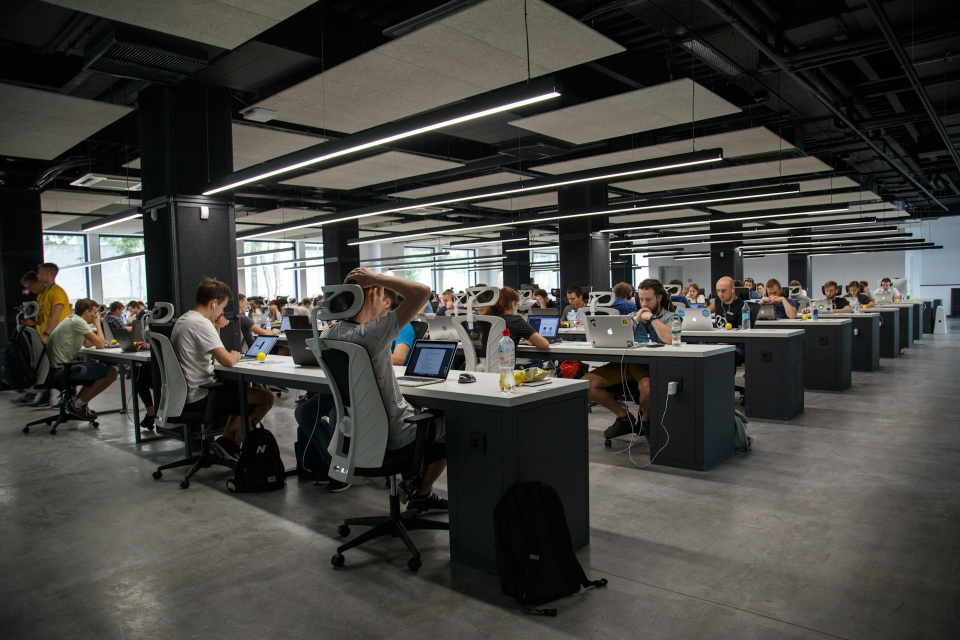
#> input picture scripts/.photo_cache_quest/quest_0.jpg, 1920 x 1280 px, found by its file name (shown at 1/2 size); its folder holds only this picture in this run
$ python generate_quest_video.py
#> lines starting #> are read from the running program, lines starting #| are printed output that depends on the picture
import os
import urllib.request
import numpy as np
from PIL import Image, ImageDraw, ImageFont, ImageOps
import imageio

def generate_quest_video():
    width, height = 1920, 1080
    fps = 30
    seconds_per_slide = 4
    transition_seconds = 1

    frames_per_slide = fps * seconds_per_slide
    frames_transition = fps * transition_seconds

    os.makedirs("public/media", exist_ok=True)
    os.makedirs("dist/media", exist_ok=True)
    cache_dir = "scripts/.photo_cache_quest"
    os.makedirs(cache_dir, exist_ok=True)

    try:
        font_main = ImageFont.truetype("C:/Windows/Fonts/bahnschrift.ttf", 100)
        font_sub = ImageFont.truetype("C:/Windows/Fonts/bahnschrift.ttf", 45)
        font_div = ImageFont.truetype("C:/Windows/Fonts/arialbd.ttf", 26)
    except Exception:
        font_main = font_sub = font_div = ImageFont.load_default()

    json_path = "public/assets/data/quest_events.json"
    if not os.path.exists(json_path):
        json_path = "dist/assets/data/quest_events.json"

    if os.path.exists(json_path):
        import json
        with open(json_path, 'r', encoding='utf-8') as f:
            quest_data = json.load(f)
    else:
        quest_data = [
            {"title": "CODING COMPETITIONS", "desc": "Pushing limits in 24-hour hackathons and algorithmic challenges.", "photo": "https://images.unsplash.com/photo-1504384308090-c894fdcc538d?w=1920&auto=format&fit=crop&q=80", "color": [255, 30, 86]},
            {"title": "TECHNICAL WORKSHOPS", "desc": "Hands-on experience with emerging technologies.", "photo": "https://images.unsplash.com/photo-1517245386807-bb43f82c33c4?w=1920&auto=format&fit=crop&q=80", "color": [0, 255, 170]},
            {"title": "INNOVATION CHALLENGES", "desc": "Building real-world solutions for tomorrow's problems.", "photo": "https://images.unsplash.com/photo-1550751827-4bd374c3f58b?w=1920&auto=format&fit=crop&q=80", "color": [0, 150, 255]}
        ]

    colors_palette = [(255, 30, 86), (0, 255, 170), (0, 150, 255), (255, 200, 0)]
    for idx, item in enumerate(quest_data):
        if "color" not in item or not item["color"]:
            item["color"] = colors_palette[idx % len(colors_palette)]
        elif isinstance(item["color"], list):
            item["color"] = tuple(item["color"])

    print(f"Generating {len(quest_data)} Innovator Quest slides...")
    slides_np = []

    for i, item in enumerate(quest_data):
        base = Image.new('RGB', (width, height), (15, 10, 18))
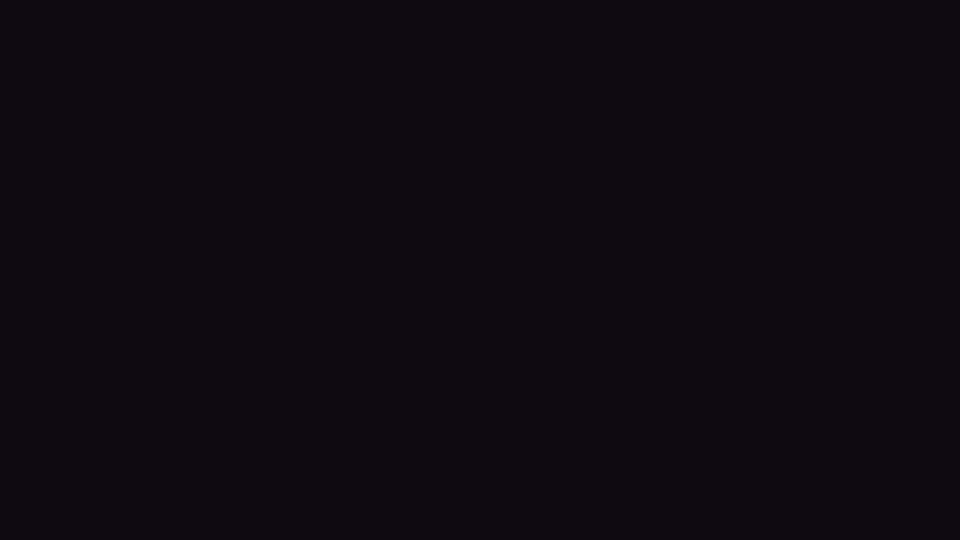
#> base: PIL image 1920x1080 RGB (shown at 1/2 size); mean R, G, B 15, 10, 18
        draw = ImageDraw.Draw(base)

        photo_img = None
        photo_path = item.get("photo") or item.get("url", "")
        try:
            if photo_path.startswith("http://") or photo_path.startswith("https://"):
                cache_file = os.path.join(cache_dir, f"quest_{i}.jpg")
                if not os.path.exists(cache_file):
                    req = urllib.request.Request(photo_path, headers={'User-Agent': 'Mozilla/5.0'})
                    with urllib.request.urlopen(req, timeout=4) as resp, open(cache_file, 'wb') as out:
                        out.write(resp.read())
                if os.path.exists(cache_file):
                    photo_img = Image.open(cache_file).convert('RGB')
#> photo_img is the input picture: PIL image 1920x1280 RGB; mean R, G, B 68.2, 67.5, 63.6
            else:
                target = None
                for candidate in [photo_path, os.path.join("public", photo_path), os.path.join("dist", photo_path)]:
                    if os.path.exists(candidate):
                        target = candidate
                        break
                if target:
                    photo_img = Image.open(target).convert('RGB')
        except Exception:
            pass

        if photo_img:
            # Zoomed in crop for high energy
            photo_img = ImageOps.fit(photo_img, (width, height), Image.Resampling.LANCZOS)
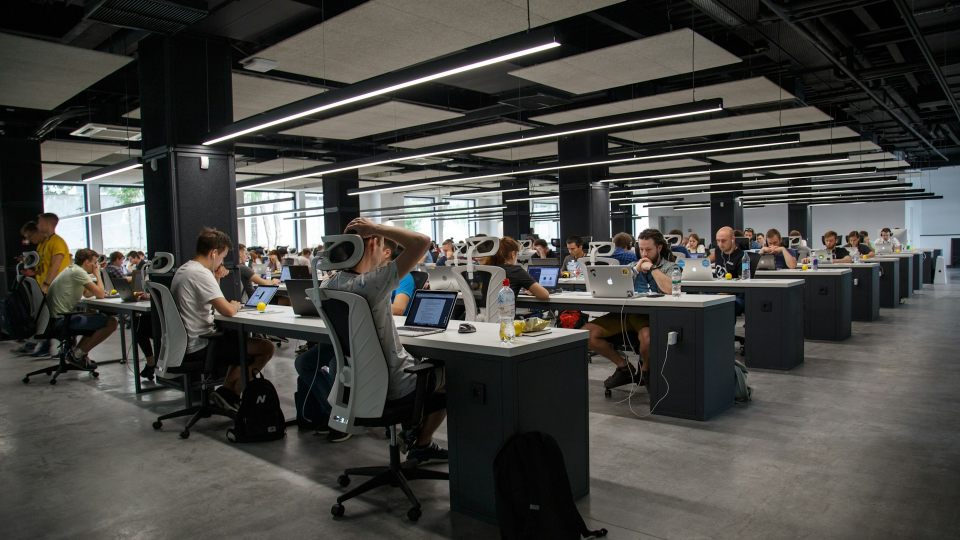
#> photo_img: PIL image 1920x1080 RGB (shown at 1/2 size); mean R, G, B 70.6, 69.9, 66.1

            # Simple dark overlay for text readability (no heavy color tint)
            overlay = Image.new('RGBA', (width, height), (0, 0, 0, 100))

            base.paste(photo_img, (0, 0))
            base.paste(overlay, (0, 0), overlay)
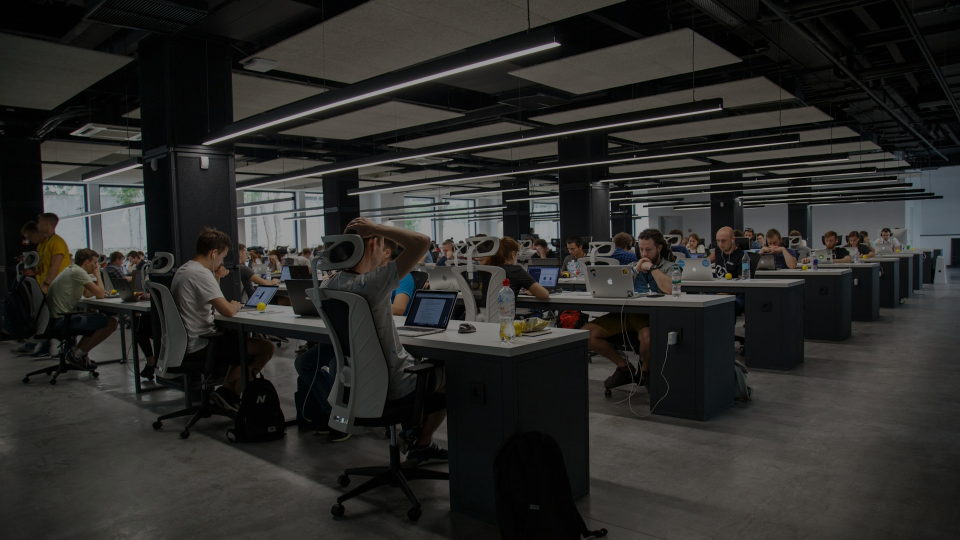
#> base: PIL image 1920x1080 RGB (shown at 1/2 size); mean R, G, B 42.9, 42.5, 40.2
        else:
            for x in range(0, width, 60):
                draw.line([(x, 0), (x, height)], fill=(25, 20, 30), width=1)
            for y in range(0, height, 60):
                draw.line([(0, y), (width, y)], fill=(25, 20, 30), width=1)


        # Content Box
        bx = 120
        by = height - 300

        # Title
        title_text = item.get("title", "EVENT")
        draw.text((bx, by), title_text, fill=(255, 255, 255), font=font_main)

        # Subtitle
        sub_text = item.get("desc", "Experience the thrill of technology.")
        import textwrap
        wrapped_sub = textwrap.wrap(sub_text, width=65)
        for line_i, line in enumerate(wrapped_sub):
            draw.text((bx + 5, by + 120 + line_i * 50), line, fill=(200, 210, 220), font=font_sub)

        # Header Indicator
        draw.text((120, 90), "INNOVATOR QUEST", fill=(255, 255, 255), font=font_div)
        draw.text((width - 300, 90), f"PHASE // {i+1:02d}", fill=item["color"], font=font_div)

        slides_np.append(np.array(base))
        if i == 0:
            base.save("public/media/quest-slideshow-thumbnail.jpg", "JPEG", quality=95)
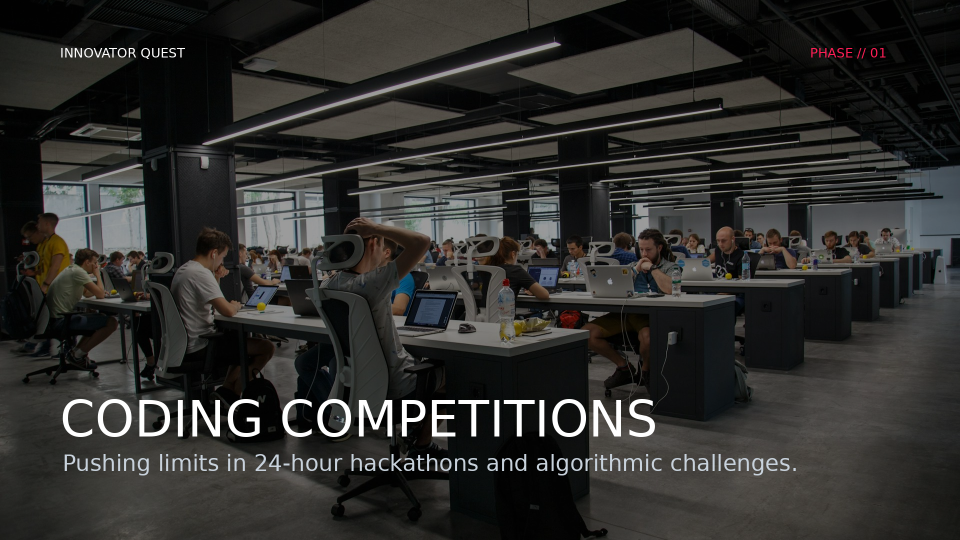
#> saved as quest-slideshow-thumbnail.jpg: PIL image 1920x1080 RGB (shown at 1/2 size); mean R, G, B 47.1, 46.7, 44.5
            base.save("dist/media/quest-slideshow-thumbnail.jpg", "JPEG", quality=95)

    import time
    ts = int(time.time())
    out_tmp = f"public/media/tmp_quest_{ts}.mp4"
    out_public = f"public/media/quest-slideshow-{ts}.mp4"
    out_dist = f"dist/media/quest-slideshow-{ts}.mp4"

    print("Writing H.264 frames to MP4 video using imageio-ffmpeg...")
    try:
        writer = imageio.get_writer(out_tmp, fps=fps, codec='libx264', quality=8, pixelformat='yuv420p', macro_block_size=None)
        for slide_idx in range(len(quest_data)):
            curr_slide = slides_np[slide_idx]
            next_slide = slides_np[(slide_idx + 1) % len(quest_data)]
            for _ in range(frames_per_slide - frames_transition):
                writer.append_data(curr_slide)
            for f in range(frames_transition):
                alpha = (f + 1) / frames_transition
                blended = (curr_slide.astype(np.float32) * (1.0 - alpha) + next_slide.astype(np.float32) * alpha).astype(np.uint8)
                writer.append_data(blended)
        writer.close()

        print("Raw MP4 written. Moving to public and dist...")
        if os.path.exists(out_tmp):
            try:
                import imageio_ffmpeg
                ffmpeg_exe = imageio_ffmpeg.get_ffmpeg_exe()
                ret = os.system(f'"{ffmpeg_exe}" -y -i "{out_tmp}" -c copy -movflags +faststart "{out_public}" >nul 2>&1')
                if ret != 0:
                    import shutil
                    shutil.copy2(out_tmp, out_public)
            except Exception:
                import shutil
                shutil.copy2(out_tmp, out_public)
            if os.path.exists(out_tmp):
                try: os.remove(out_tmp)
                except: pass

        import shutil
        if os.path.exists(out_public):
            shutil.copy2(out_public, out_dist)

        # Cleanup old videos to keep only the latest one
        prefix = "-".join(os.path.basename(out_public).split("-")[:-1])
        import glob
        for old_vid in glob.glob(f"public/media/{prefix}-*.mp4"):
            if old_vid != out_public:
                try: os.remove(old_vid)
                except: pass
        for old_vid in glob.glob(f"dist/media/{prefix}-*.mp4"):
            if old_vid != out_dist:
                try: os.remove(old_vid)
                except: pass
            print("Video generated successfully:", out_public)

            import json
            for fpath in ['public/assets/data/cms_projects.json', 'dist/assets/data/cms_projects.json']:
                if os.path.exists(fpath):
                    with open(fpath, 'r', encoding='utf-8') as f:
                        pdata = json.load(f)
                    fl = next((p for p in pdata if p.get('slug') == 'innovator-quest'), None)
                    if fl and 'video' in fl:
                        fl['video']['url'] = f'/media/quest-slideshow-{ts}.mp4?v={ts}'
                        fl['video']['thumbnail'] = f'/media/quest-slideshow-thumbnail.jpg?v={ts}'
                        fl['image'] = f'/media/quest-slideshow-thumbnail.jpg?v={ts}'
                        fl['video']['filename'] = f'quest-slideshow-{ts}.mp4'
                        fl['video']['filesize'] = os.path.getsize(out_public)
                    with open(fpath, 'w', encoding='utf-8') as f:
                        json.dump(pdata, f, indent=2)
    except Exception as e:
        print("Error in faststart/metadata update:", e)

if __name__ == "__main__":
    generate_quest_video()
#> (the call stopped at in generate_quest_video, `with urllib.request.urlopen(req, timeout=4) as resp, open(cache_file, ..`: the network is not available in this run)
